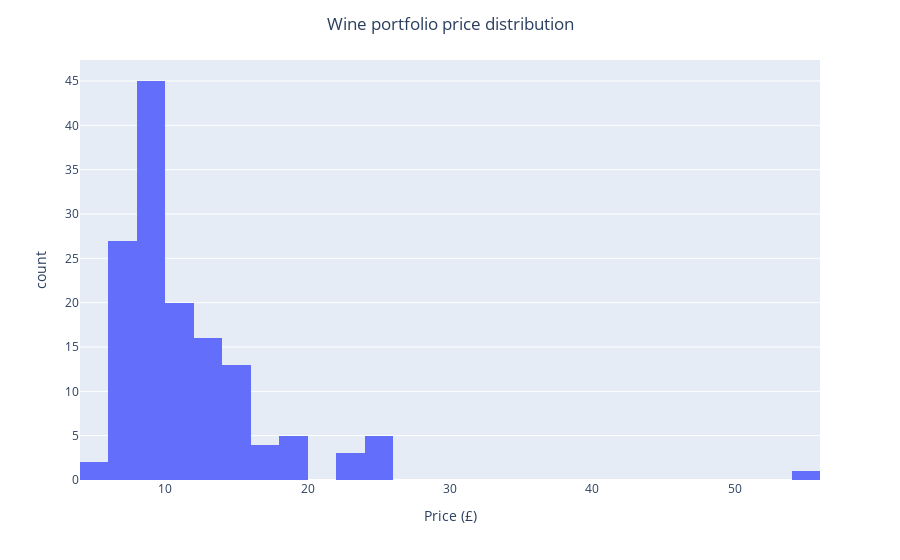

Write notebook code for a chart like this one.
### Code cell
#Portfolio price distribution
fig = px.histogram(df, x="Price", nbins=30, labels={'Price':'Price (£)', 'count':'Number of wines'})
fig.update_layout(title_text='Wine portfolio price distribution', title_x=0.5)
fig.show()

### Figure 1 — Plotly figure (JSON) as saved in the notebook; plotly's stock layout.template omitted (floating-point values rounded to 4 significant figures; data arrays with more than 128 entries replaced by an {"elided": "..."} marker saying what was removed)
{"data": [{"alignmentgroup": "True", "bingroup": "x", "hovertemplate": "Price (£)=%{x}<br>count=%{y}<extra></extra>", "legendgroup": "", "marker": {"color": "#636efa", "pattern": {"shape": ""}}, "name": "", "nbinsx": 30, "offsetgroup": "", "orientation": "v", "showlegend": false, "type": "histogram", "x": {"elided": "141 float values"}, "xaxis": "x", "yaxis": "y"}], "layout": {"barmode": "relative", "legend": {"tracegroupgap": 0}, "margin": {"t": 60}, "title": {"text": "Wine portfolio price distribution", "x": 0.5}, "xaxis": {"anchor": "y", "domain": [0, 1], "title": {"text": "Price (£)"}}, "yaxis": {"anchor": "x", "domain": [0, 1], "title": {"text": "count"}}}}
